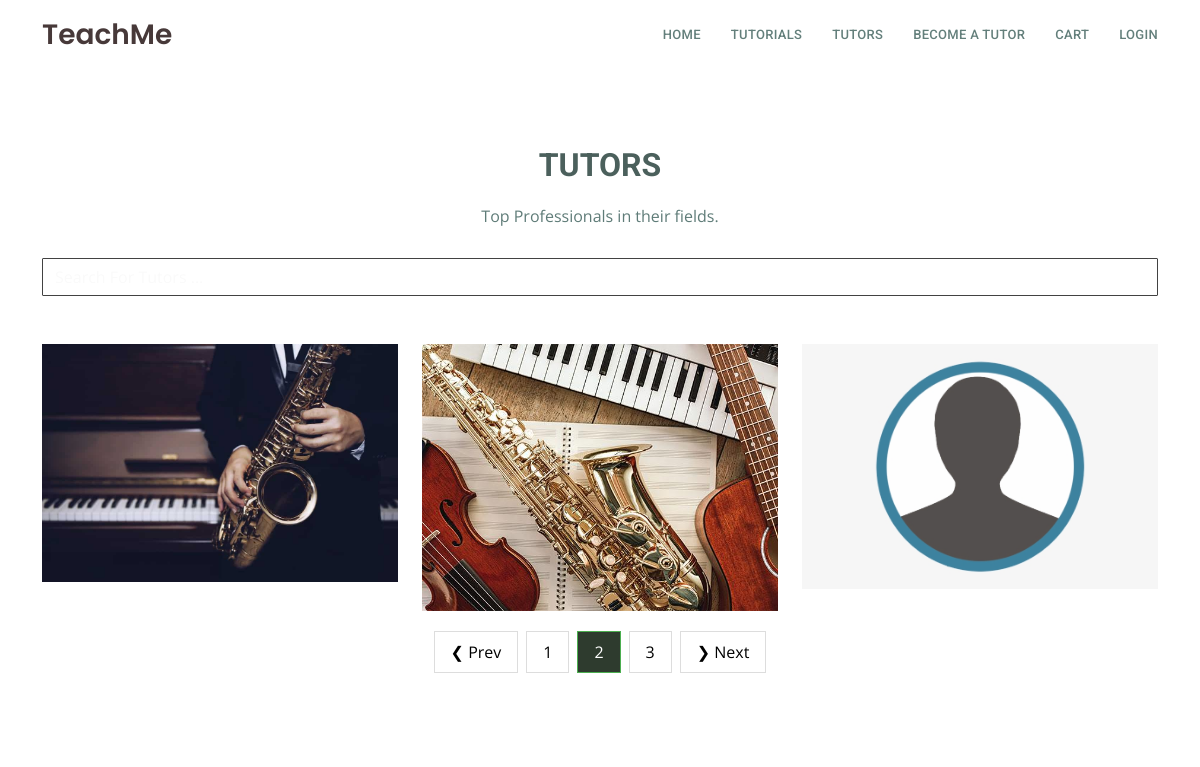
The app's page /users/profile?page=2 with its own data.
### users/models.py (models this page shows, shortened)
class Profile(models.Model):
    user = models.OneToOneField(User, on_delete=models.CASCADE, null=True, blank=True)
    name = models.CharField(max_length=200, blank=True, null=True)
    email = models.EmailField(max_length=300, blank=True, null=True)
    username = models.CharField(max_length=200, blank=True, null=True)
    intro = models.CharField(max_length=500, blank=True, null=True)
    biography = models.TextField(blank=True, null=True)
    skills = models.ManyToManyField('skill', blank=True )
    other_skill = models.CharField(max_length=500, blank=True, null=True)
    location = models.CharField(max_length=200, blank=True, null=True)
    image = models.ImageField(blank =True, null= True, upload_to = 'profiles/', default = 'profiles/defaultP.jpeg')
    instagram_link = models.CharField(max_length=200, blank=True, null=True)
    facebook_link = models.CharField(max_length=200, blank=True, null=True)
    linkedin_link = models.CharField(max_length=200, blank=True, null=True)
    youtube_link = models.CharField(max_length=200, blank=True, null=True)
    website_link = models.CharField(max_length=200, blank=True, null=True)
    id = models.UUIDField(default=uuid.uuid4, unique=True, primary_key=True, editable=False)

### users/views.py (the view)
# urls.py: path('profile', views.profile, name='profile'),
def profile(request):
    profiles, searchQuery = searchTutor(request)
    custom_range, profiles = paginationProfiles(request, profiles, 3)
    context = { 'profiles': profiles, 'searchQuery':searchQuery, 'custom_range':custom_range}
    return render(request, 'users/profile.html', context)

### users/utility.py (called while the page is built)
def searchTutor(request):
    searchQuery = ''
    if request.GET.get("searchQuery"):
        searchQuery = request.GET.get('searchQuery')
    profiles = Profile.objects.distinct().filter(
        Q(name__icontains=searchQuery) |
        Q(intro__icontains=searchQuery)
         )
    return profiles, searchQuery

def paginationProfiles(request, profiles, result):
    page = request.GET.get('page')
    results = 3
    paginator =Paginator(profiles, results)
    try:
        profiles = paginator.page(page)
    except PageNotAnInteger:
        page = 1
        profiles = paginator.page(page)
    except EmptyPage:
        page = paginator.num_pages
        profiles = paginator.page(page)
    leftIndex = (int(page) - 4)
    if leftIndex < 1:
        leftIndex = 1
    rightIndex = (int(page) + 5)
    if rightIndex > paginator.num_pages:
        rightIndex = paginator.num_pages + 1
    custom_range = range(leftIndex, rightIndex)
    return custom_range, profiles

### users/templates/users/profile.html (shortened to what this page needs)
{% extends 'index.html' %}
{% load static %}
{% block content %}
{% include 'navbar.html' %}
<section id="team" class="team ">
    <div class="container mt-3">
     <div class="header_container">
      <div class="section-title">
        <h2>Tutors</h2>
        <p>Top Professionals in their fields.</p>
      </div>
      <form  id="searchForm" action="{% url 'profile' %}" method="get">
        <div style="--bs-breadcrumb-divider: '';" aria-label="breadcrumb">
          <input class="form-control"  placeholder="Search For Tutors ..." name="searchQuery" value="{{searchQuery}}">
        </div>
      </form>
     </div>
      <div class="row mt-5">
        {% for profile in profiles %}
        <div class="col-xl-4 col-lg-4 col-md-6">
          <div class="member">
            <img src="{{profile.image.url}}" class="img-fluid" alt="">
          </div>
        </div>
        {% endfor %}
      </div>
    </div>
    {% include 'pagination.html' with querySet=profiles custom_range=custom_range %}
  </section>
{% endblock %}

### static/css/style.css (style rules this page uses)
body { font-family: "Open Sans", sans-serif; color: #334240; }
h1, h2, h3, h4, h5, h6 { font-family: "Roboto", sans-serif; }
section { padding: 60px 0; }
.section-title { text-align: center; padding-bottom: 30px; }
.section-title h2 { font-size: 32px; font-weight: 700; text-transform: uppercase; margin-bottom: 20px; padding-bottom: 0; color: #4b605c; }
.section-title p { margin-bottom: 0; color: #5f7c78; }
.team { background: #fff; padding: 60px 0; }
.team .member { text-align: center; margin-bottom: 20px; background: #343a40; position: relative; overflow: hidden; }
html { height: 100%; }
body { height: 100%; margin: 0; background-repeat: no-repeat; background-attachment: fixed; }
.form-control, .border-line { background-color: white; background-image: none; border: 1px solid #424242; border-radius: 1px; color: inherit; display: block; padding: 6px 12px; transition: border-color 0.15s ease-in-out 0s, box-shadow 0.15s ease-in-out 0s; width: 100%; }
.form-control, .form-control:focus { box-shadow: none; }

### records on screen
Profile: image (picture)
Profile: image (placeholder picture)
Profile: image (placeholder picture)

### other values on screen
{{ page }} "1" "3"
{{ page }} "2"
